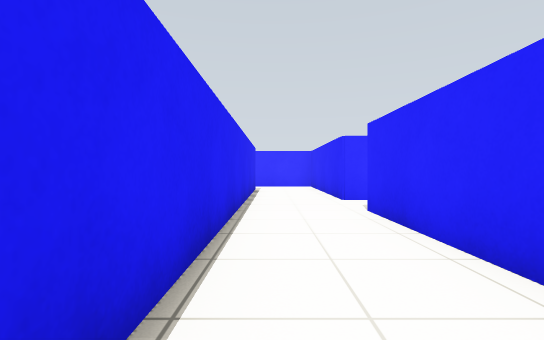
view 1 (above)

17 first-person views from a walk through a world built for the Gazebo simulator. The camera is 0.75 m above the floor, looks level and sees 85° across. The floor is counted in squares, 1 m on a side. Each view is taken from the middle of a square. On the plan, view 1 faces up. The plan holds only what a view shows up to about 10 squares ahead; the rest is blank.

view 2
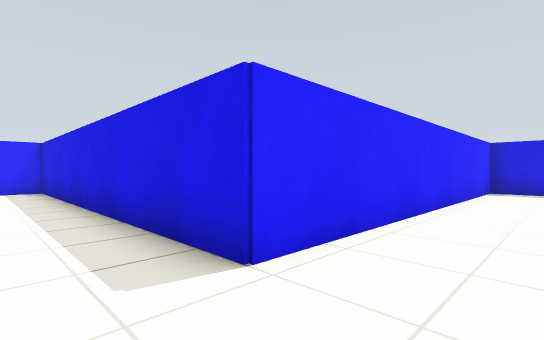

view 3
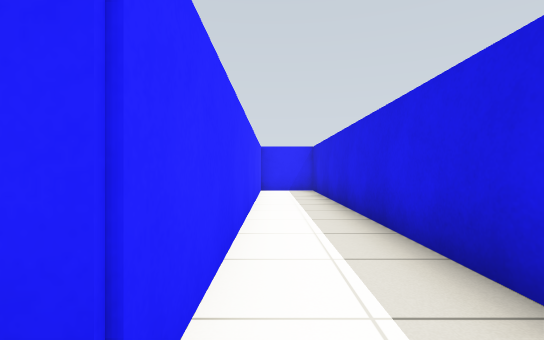

view 4
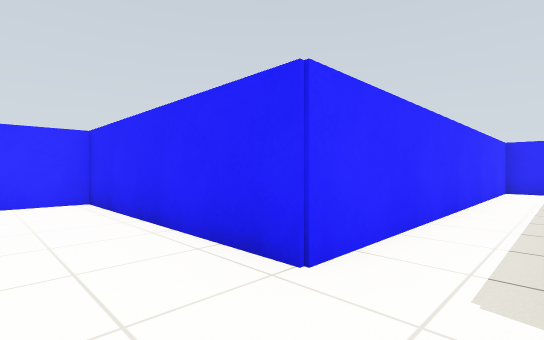

view 5
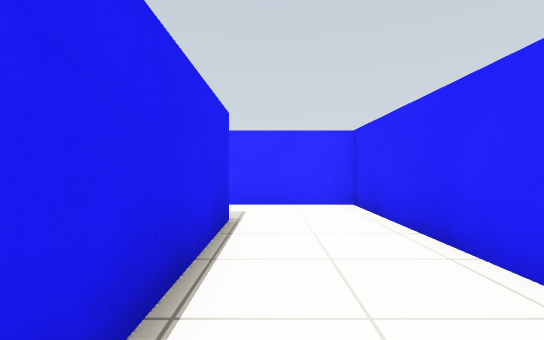

view 6
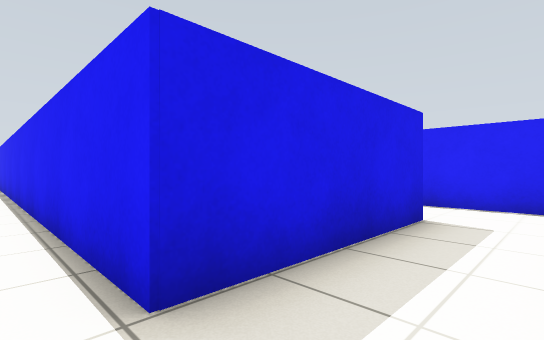

view 7
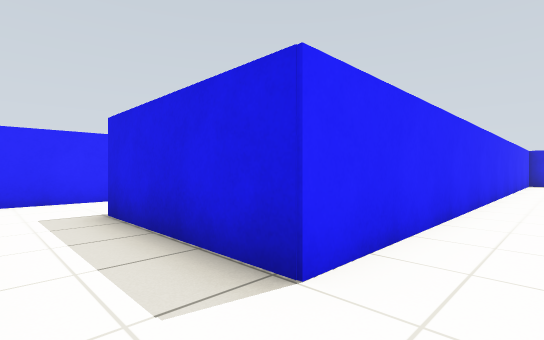

view 8
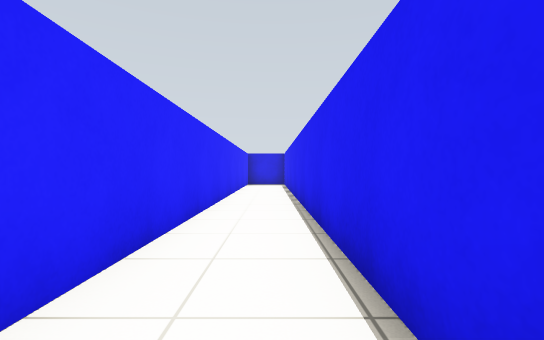

view 9
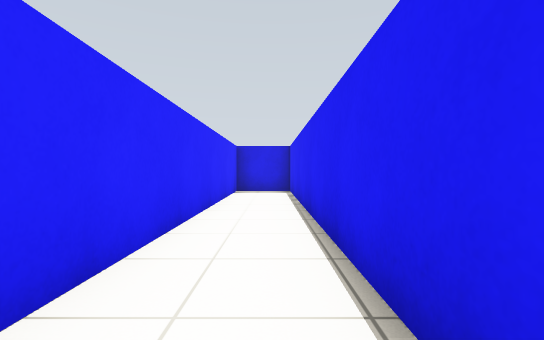

view 10
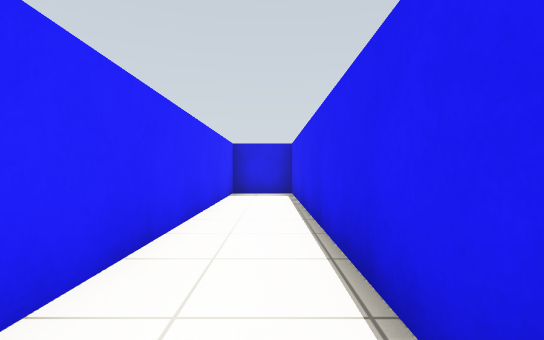

view 11
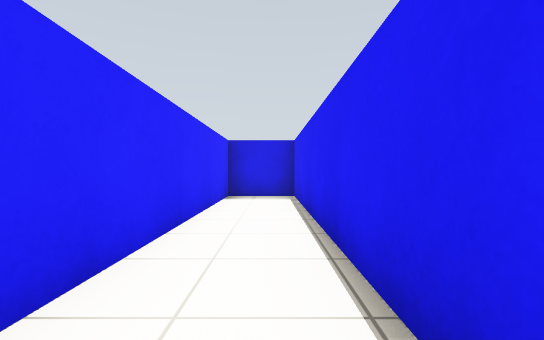

view 12
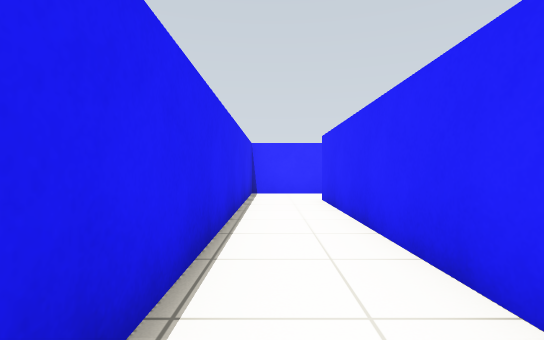

view 13
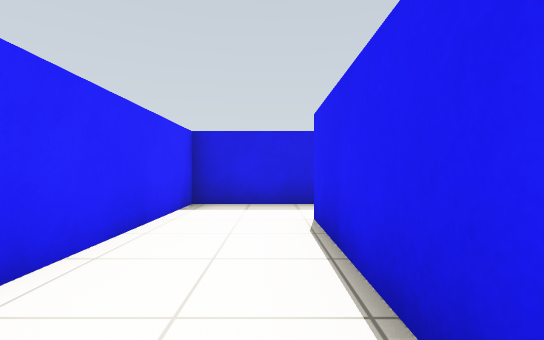

view 14
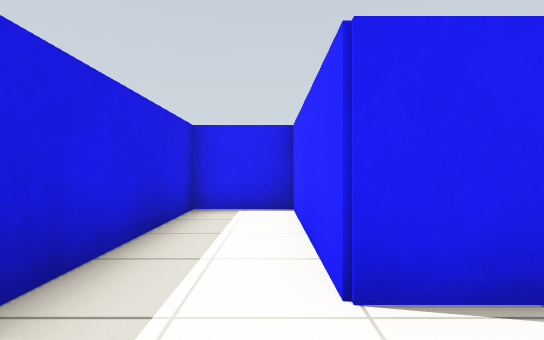

view 15
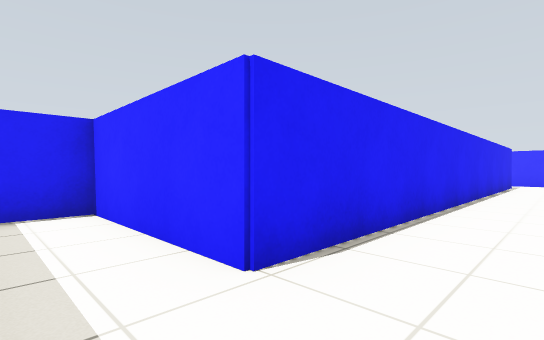

view 16
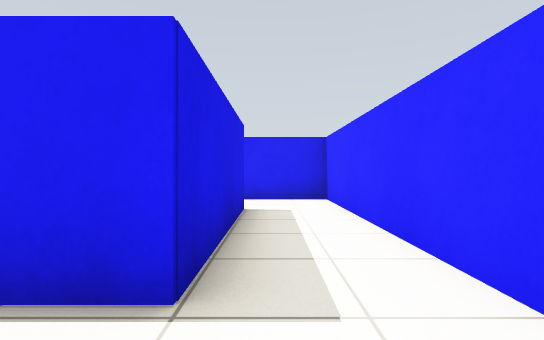

view 17
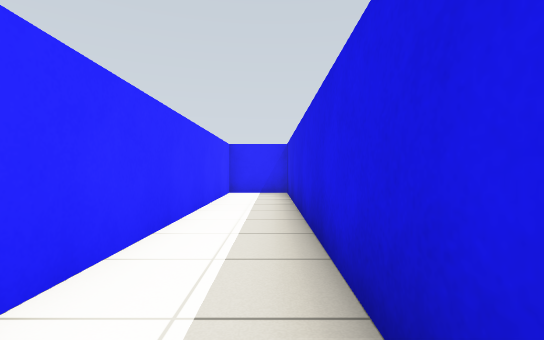

### Floor plan
Points are (right, up) in squares from view 1. A wall is a line through its corners. A room is listed if a view was taken in it or the views show most of it. See-through windows are left out.
Room 1 (views 1, 2, 3, 4, 5, 6, 7, 8, 9, 10, 11, 12, 13, 14, 15, 16, 17)
walls: (-4.7, -4.4) (-4.7, 11.5) (-0.6, 11.5) (-0.6, -2.6) (-4.6, -2.6) (-4.6, -4.5); (10.8, 7.4) (1.8, 7.4) (1.8, 13.4) (-6.6, 13.4) (-6.6, -4.5) (1.8, -4.5) (1.8, 5.5) (10.9, 5.5); (11.8, 5.4) (11.8, 7.4) (11.2, 7.4)

Where each view was taken, in squares from view 1:
view 1: 0 up, 0 right, facing up
view 2: 7 up, 0 right, facing down-right
view 3: 7 up, 1 right, facing right
view 4: 6 up, 0 right, facing up-right
view 5: 7 up, 0 right, facing up
view 6: 13 up, 0 right, facing down-left
view 7: 13 up, 6 left, facing down-right
view 8: 11 up, 6 left, facing down
view 9: 6 up, 6 left, facing down
view 10: 5 up, 6 left, facing down
view 11: 4 up, 6 left, facing down
view 12: 4 up, 6 left, facing up
view 13: 2 up, 0 right, facing down
view 14: 3 down, 1 right, facing left
view 15: 4 down, 1 right, facing up-left
view 16: 12 up, 1 right, facing left
view 17: 6 up, 2 right, facing right
